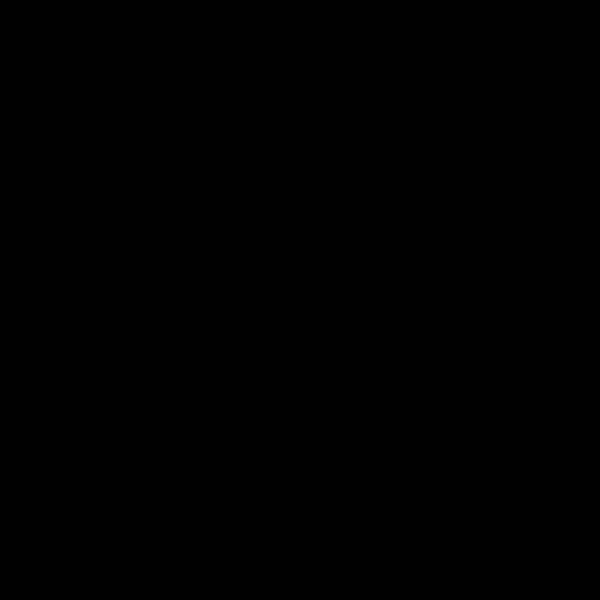
Frame 1 (no input)
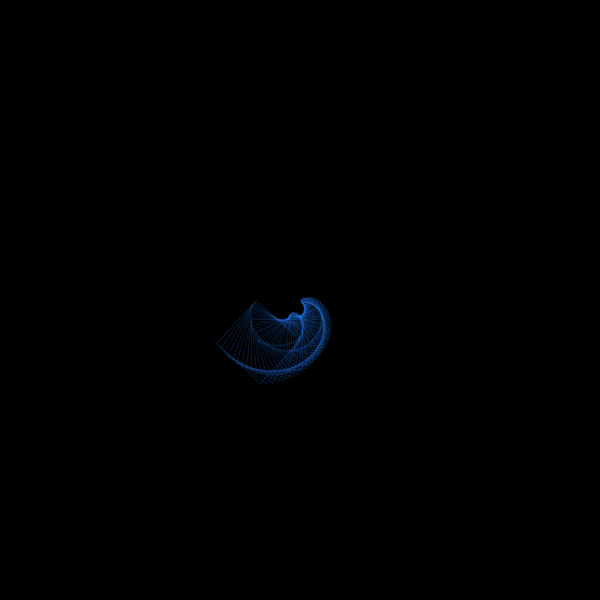
Frame 60 (the mouse pressed at the canvas centre just before this capture)
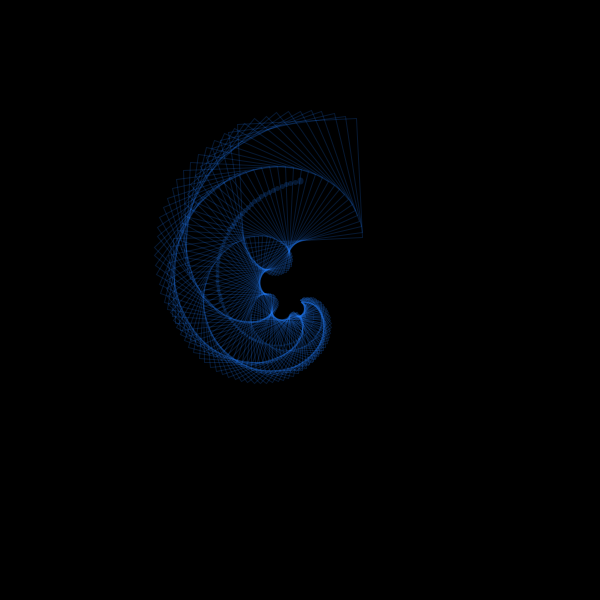
Frame 120 (the mouse held since frame 60 and released just before this capture)

The Processing sketch that drew these frames (run headless with seeded random() and noise(); from frame 60 on, the mouse is pressed at the canvas centre):

// Processing sketch: processing_37797
// ── processing_37797.pde

//inspired by spirograph and xform stacking
void setup() {
  background(0);
  size(600, 600);
  stroke(30, 120, 250, 50);
}
int i = 0; //primary rotation
int x = 0;//x of center point
int w = 0;//width of rect
int h = 0;//height of rect
void draw() {
  pushMatrix();
  translate (width/2, height/2);  //move the origin to the center
  //rotate from center
  rotate(frameCount * radians(45) * 0.05);
 
  translate(x++, 0);//increase center point
  //rotate square 3* per 180 degrees
  rotate(radians(3*i++));
  noFill();
  rectMode(CENTER);
  strokeWeight(1);
  //draws size of rectangle as it rotates
  rect(0, 0, w++, h++);
  strokeWeight(w/20);
  point(0,0);
  popMatrix();

}
